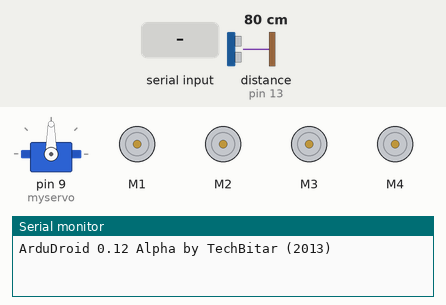
The sketch below on a simulated Arduino Uno, built with avr-gcc and run on an emulated ATmega328P. Shown: servo, 4 × DC motor (green arrow = forward, orange = backward, longer = faster), the last lines printed to the serial monitor. The test bench sets the inputs (shaded band); at power-on: distance to the obstacle (sensor on pin 13) 80 cm. The echo pulse lasts 58.3 µs per cm.

Above: at 1.4 s.
1.5 s: "o" received over Serial
At 1.8 s:
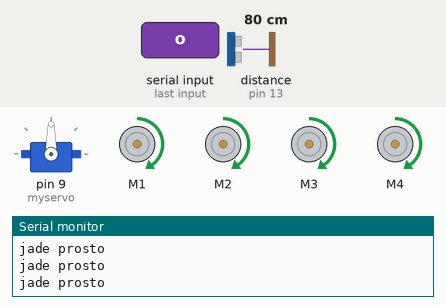
3.0 s: distance to the obstacle (sensor on pin 13) set to 23 cm
6.0 s: distance to the obstacle (sensor on pin 13) set to 18 cm
At 7.1 s:
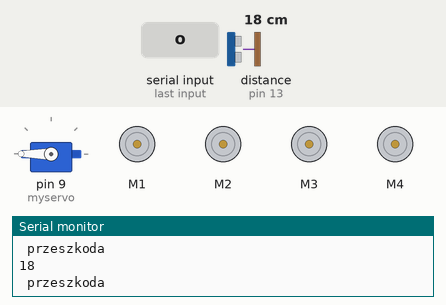
9.0 s: "a" received over Serial
At 10.7 s:
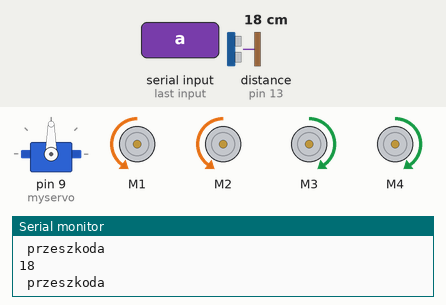
12.0 s: distance to the obstacle (sensor on pin 13) set to 35 cm
At 12.5 s:
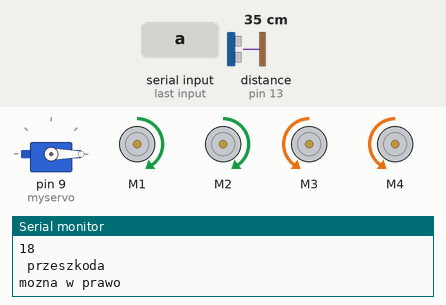
15.0 s: "d" received over Serial
At 15.5 s:
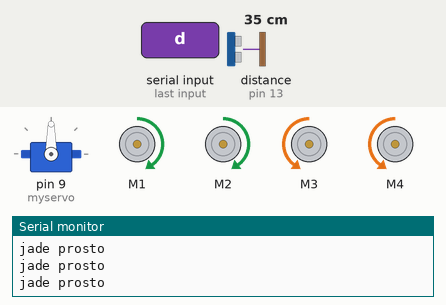
Timing chart, 0 to 18.0 s (numbered marks = the images above; inputs shaded):
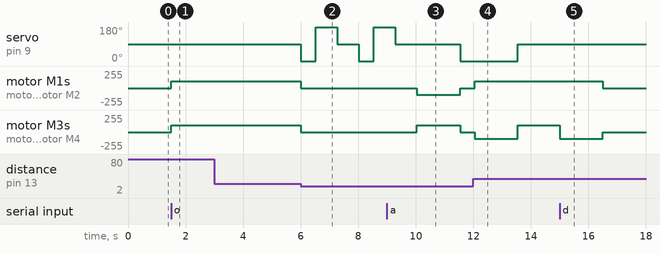

Measured:
- the behaviour switches between 21 and 20 cm on distance to the obstacle (sensor on pin 13) (found by bisection; images 1 and 2)
- after the input at 1.5 s, motor M1–4: stopped → forward 100/255 at once
- after the input at 6.0 s, servo on pin 9 (myservo): 90° → 0° at once, → 180° 0.51 s later, → 90° 0.76 s later, → 0° 0.76 s later, … (5 changes in this stretch); motor M1–4: forward 100/255 → stopped at once
- after the input at 9.0 s, motor M1, motor M2: stopped → backward 100/255 after 1.0 s, → stopped 1.5 s later; motor M3, motor M4: stopped → forward 100/255 after 1.0 s, → stopped 1.5 s later
- after the input at 12.0 s, motor M1, motor M2: stopped → forward 100/255 after 0.05 s; motor M3, motor M4: stopped → backward 100/255 after 0.05 s, → forward 100/255 1.5 s later
- after the input at 15.0 s, motor M1, motor M2: forward 100/255 → stopped after 1.5 s; motor M3, motor M4: forward 100/255 → backward 100/255 at once, → stopped 1.5 s later

The sketch:

ardudroid_servo_i_silnik.ino
```cpp
// (licence header left out)
#define START_CMD_CHAR '*'
#define END_CMD_CHAR '#'
#define DIV_CMD_CHAR '|'
#define CMD_DIGITALWRITE 10
#define CMD_ANALOGWRITE 11
#define CMD_TEXT 12
#define CMD_READ_ARDUDROID 13
#define MAX_COMMAND 20  // max command number code. used for error checking.
#define MIN_COMMAND 10  // minimum command number code. used for error checking.
#define IN_STRING_LENGHT 40
#define MAX_ANALOGWRITE 255
#define PIN_HIGH 3
#define PIN_LOW 2
#define TRIGGER_PIN  2  // Arduino pin tied to trigger pin on the ultrasonic sensor.
#define ECHO_PIN     13  // Arduino pin tied to echo pin on the ultrasonic sensor.
#define MAX_DISTANCE 200 // Maximum distance we want to ping for (in centimeters). Maximum sensor distance is rated at 400-500cm.
#define STOP_DIST 20

#include <Servo.h>
#include <NewPing.h>
#include <AFMotor.h>
NewPing sonar(TRIGGER_PIN, ECHO_PIN, MAX_DISTANCE);
Servo myservo;
int pos = 0;
int posstart = 90;

AF_DCMotor motor1(1);
AF_DCMotor motor2(2);
AF_DCMotor motor3(3);
AF_DCMotor motor4(4);

String inText;

void motorlewyprzod()
{
  motor1.run(FORWARD);
  motor2.run(FORWARD);
}
void motorlewytyl()
{
  motor1.run(BACKWARD);
  motor2.run(BACKWARD);
}

void motorprawyprzod()
{
  motor3.run(FORWARD);
  motor4.run(FORWARD);
}
void motorprawytyl()
{
  motor3.run(BACKWARD);
  motor4.run(BACKWARD);
}

int lewypredkosc(int predkosc)
{
  motor1.setSpeed(predkosc);
  motor2.setSpeed(predkosc);
}
int prawypredkosc(int predkosc)
{
  motor3.setSpeed(predkosc);
  motor4.setSpeed(predkosc);
}

void motorlewystop ()
{
  motor1.run(RELEASE);
  motor2.run(RELEASE);
}

void motorprawystop ()
{
  motor3.run(RELEASE);
  motor4.run(RELEASE);
}
int test;
int freetogo() {

  //delay(1000);
  //int pomiar_odl = sonar.ping_cm();
  if ((sonar.ping_cm() <= STOP_DIST) && (sonar.ping_cm() != 0)) {
    Serial.println(sonar.ping_cm());
    Serial.println(" przeszkoda");
    return 0;
    // test = 1;
  }
  else
    return 1;
  //test = 0;
}

void setup() {
  Serial.begin(19200);
  Serial.println("ArduDroid 0.12 Alpha by TechBitar (2013)");
  Serial.flush();
  myservo.attach(9);

  //lewypredkosc(100);
  //motorlewyprzod();
 // prawypredkosc(100);
  //motorprawyprzod();
  myservo.write(posstart);
  delay(200);


}
int sv;
bool do_prog;
void loop() {
  //delay(100);
  // Wait 50ms between pings (about 20 pings/sec). 29ms should be the shortest delay between pings.
  if ( Serial.available() )      // if data is available to read
  {
    sv = Serial.read();    // read it and store it in 'val'
    switch (sv) {
      case 'p':
        motorlewystop ();
        motorprawystop ();
        do_prog = false;
        break;
      case 'o':
        lewypredkosc(100);
        motorlewyprzod();
        prawypredkosc(100);
        motorprawyprzod();
        myservo.write(posstart);
        do_prog = true;
        break;
      case 'w':
        lewypredkosc(100);
        motorlewyprzod();
        prawypredkosc(100);
        motorprawyprzod();
        break;
      case's':
        lewypredkosc(100);
        motorlewytyl();
        prawypredkosc(100);
        motorprawytyl();
        break;
      case'a':
        prawypredkosc(100);
        motorprawyprzod();
        lewypredkosc(100);
        motorlewytyl();
        delay(1500);
        motorlewystop ();
        motorprawystop ();
        break;
        case'd':
        prawypredkosc(100);
        motorprawytyl();
        lewypredkosc(100);
        motorlewyprzod();
        delay(1500);
        motorlewystop ();
        motorprawystop ();
        break;


    }

  }
  if (do_prog) {
    if (freetogo()) {
      Serial.println("jade prosto");
      // motorlewystop ();
      // motorprawystop ();
      // delay(2000);
    }

    else {
      motorlewystop ();
      motorprawystop ();
      myservo.write(0);
      delay(500);

      if (freetogo()) { //czy mozna jechac w prawo
        Serial.println ("mozna w prawo");
        lewypredkosc(100);
        motorlewyprzod();
        prawypredkosc(100);
        motorprawytyl();

        delay(1500); // czas obrotu

        myservo.write(90);
        lewypredkosc(100);
        motorlewyprzod();
        prawypredkosc(100);
        motorprawyprzod();
        Serial.println ("skrecilem w prawo i jade");


      }
      else {
        myservo.write(180);
        delay(750);
        if (freetogo()) { //czy mozna jechac w lewo
          Serial.println ("mozna w lewo");
          prawypredkosc(100);
          motorprawyprzod();
          lewypredkosc(100);
          motorlewytyl();

          delay(1500); // czas obrotu

          myservo.write(90);
          lewypredkosc(100);
          motorlewyprzod();
          prawypredkosc(100);
          motorprawyprzod();
          Serial.println ("skrecilem w lewo i jade");
        }
        else {
          myservo.write(90);
          delay(750);
          motorlewystop ();
          motorprawystop ();

        }


      }


    }
    //    Serial.print("Ping: ");
    //Serial.print(sonar.ping_cm()); // Send ping, get distance in cm and print result (0 = outside set distance range)
    //  Serial.println("cm");
    //myservo.write(90);
    // delay(1500);
  }
}
```
